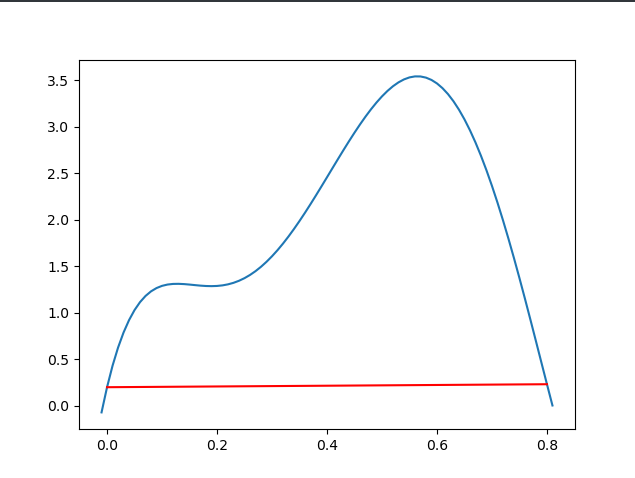

This chart was generated by the following Python code:
import numpy as np
import matplotlib.pyplot as plt

def fun(x):
  return 0.2 + 25 * x - 200 * x**2 + 675 * x**3 - 900 * x**4 + 400 * x**5

def trapezoidal_rule(fun, a, b):
  return (b - a) * (fun(a) + fun(b)) / 2

array = np.arange(-0.01, 0.82, 0.01)

print(trapezoidal_rule(fun, 0, 0.8))
plt.plot(array, fun(array))
plt.plot([0, 0.8], [fun(0), fun(0.8)], color='red')
plt.show()
